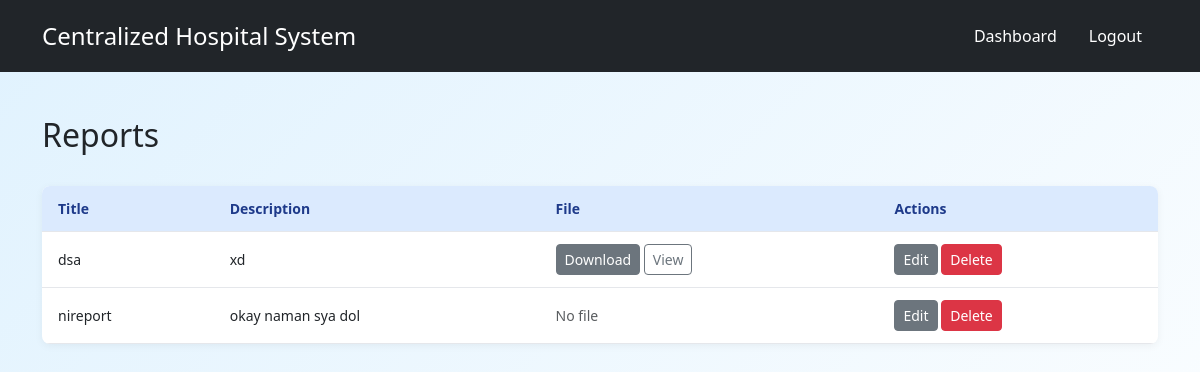
Page /reports/ (signed in) on the earlier database version.
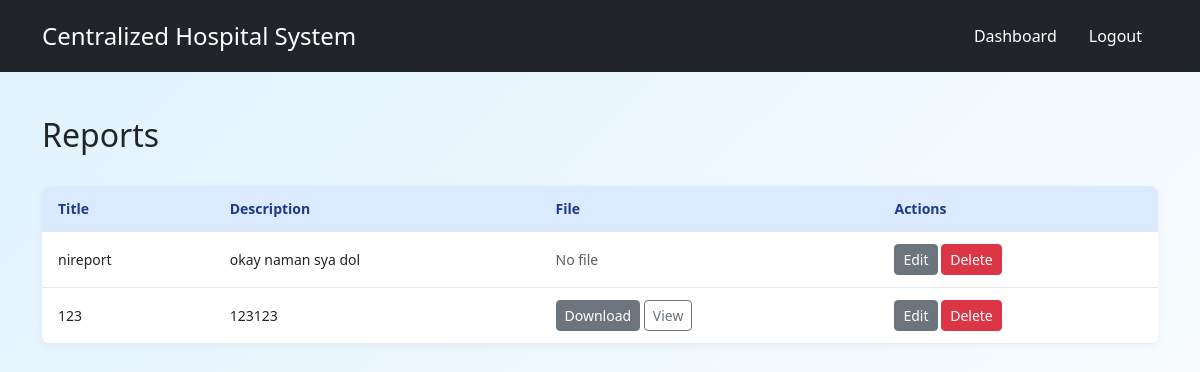
Same page on the later database version.
### reports/models.py (models this page shows, shortened)
class Report(models.Model):
    hospital = models.ForeignKey(Hospital, on_delete=models.CASCADE, null=True, blank=True)
    title = models.CharField(max_length=255)
    generated_by = models.ForeignKey(CustomUser, on_delete=models.SET_NULL, null=True)
    created_at = models.DateTimeField(auto_now_add=True)
    file = models.FileField(upload_to='reports/', blank=True, null=True)
    description = models.TextField(null=True, blank=True)

### reports/views.py (the view)
# urls.py: path('', views.report_list, name='report_list'),
@login_required
def report_list(request):
    hospital = None
    if request.user.role == 'Staff':
        hospital = request.user.hospital
        reports = Report.objects.filter(hospital=hospital)
    elif request.user.role == 'Admin':
        hospital_id = request.GET.get('hospital_id')
        if hospital_id:
            hospital = get_object_or_404(Hospital, id=hospital_id)
            reports = Report.objects.filter(hospital=hospital)
        else:
            reports = Report.objects.all()
    else:
        reports = Report.objects.all()
    return render(request, 'reports/report_list.html', {
        'reports': reports,
        'hospital': hospital
    })

### reports/templates/reports/report_list.html (shortened to what this page needs)
{% extends "base.html" %}
{% block content %}
<div class="d-flex justify-content-between align-items-center mb-4">
  <h2>
    Reports
  </h2>
</div>
{% if reports %}
  <table class="styled-table">
    <thead>
      <tr>
        <th>Title</th>
        <th>Description</th>
        <th>File</th>
        {% if user.role == "Admin" or user.role == "Staff" %}
          <th>Actions</th>
        {% endif %}
      </tr>
    </thead>
    <tbody>
      {% for report in reports %}
        <tr>
          <td>{{ report.title }}</td>
          <td>{{ report.description|truncatewords:15 }}</td>
          <td>
            {% if report.file %}
              <a href="{{ report.file.url }}" class="btn btn-secondary btn-sm">Download</a>
              <a href="{{ report.file.url }}" target="_blank" class="btn btn-outline-secondary btn-sm">View</a>
            {% else %}
              <span class="text-muted">No file</span>
            {% endif %}
          </td>
          {% if user.role == "Admin" or user.role == "Staff" %}
            <td class="table-actions">
              {% if user.role == "Admin" and hospital %}
                <a href="{% url 'reports:report_update' report.pk %}?hospital_id={{ hospital.id }}" class="btn btn-secondary btn-sm">Edit</a>
                <a href="{% url 'reports:report_delete' report.pk %}?hospital_id={{ hospital.id }}" class="btn btn-danger btn-sm">Delete</a>
              {% else %}
                <a href="{% url 'reports:report_update' report.pk %}" class="btn btn-secondary btn-sm">Edit</a>
                <a href="{% url 'reports:report_delete' report.pk %}" class="btn btn-danger btn-sm">Delete</a>
              {% endif %}
            </td>
          {% endif %}
        </tr>
      {% endfor %}
    </tbody>
  </table>
{% else %}
  <p class="no-data">
    No reports found{% if hospital %} for {{ hospital.name }}{% endif %}.
  </p>
{% endif %}
{% endblock %}

### templates/base.html (shortened to what this page needs)
{% load static %}
<!DOCTYPE html>
<html lang="en">
<head>
    <link rel="stylesheet" href="https://cdnjs.cloudflare.com/ajax/libs/font-awesome/6.5.0/css/all.min.css">
    <link rel="stylesheet" href="{% static 'css/styles.css' %}">
    <link href="https://cdn.jsdelivr.net/npm/bootstrap@5.3.2/dist/css/bootstrap.min.css" rel="stylesheet">
</head>
<body>
<header class="bg-dark text-white p-3 mb-4">
    <div class="container d-flex justify-content-between align-items-center">
        <h1 class="h4 mb-0">Centralized Hospital System</h1>
        <nav>
            <ul class="nav">
                {% if user.is_authenticated %}
                    {% if user.role == "Admin" %}
                        <li class="nav-item"><a href="{% url 'accounts:admin_dashboard' %}" class="nav-link text-white">Dashboard</a></li>
                    {% elif user.role == "Staff" %}
                        <li class="nav-item"><a href="{% url 'accounts:staff_dashboard' %}" class="nav-link text-white">Dashboard</a></li>
                    {% elif user.role == "Patient" %}
                        <li class="nav-item"><a href="{% url 'accounts:patient_dashboard' %}" class="nav-link text-white">Dashboard</a></li>
                    {% endif %}
                    <li class="nav-item"><a href="{% url 'accounts:logout' %}" class="nav-link text-white">Logout</a></li>
                {% else %}
                    <li class="nav-item"><a href="{% url 'accounts:login' %}" class="nav-link text-white">Login</a></li>
                    <li class="nav-item"><a href="{% url 'accounts:register_patient' %}" class="nav-link text-white">Register</a></li>
                {% endif %}
            </ul>
        </nav>
    </div>
</header>
<main class="container">
    {% block content %}{% endblock %}
</main>
</body>
</html>

### static_my_project/css/styles.css (style rules this page uses)
body { font-family: Arial, sans-serif; background-color: #e6f0fa; margin: 0; padding: 0; color: #111827; }
main { padding: 20px; }
h1, h2, h3, h4 { margin: 0 0 15px; font-weight: 600; }
.text-muted { color: #4b5563; }
.btn { display: inline-block; padding: 8px 14px; font-size: 14px; border-radius: 6px; text-decoration: none; transition: 0.2s; cursor: pointer; border: none; }
.btn-sm { padding: 5px 10px; font-size: 13px; }
.btn-secondary { background: #6b7280; color: #fff; }
.btn-danger { background: #ef4444; color: #fff; }
.styled-table { width: 100%; border-collapse: collapse; background: #fff; border-radius: 8px; overflow: hidden; margin-bottom: 20px; box-shadow: 0 2px 8px rgba(0,0,0,0.05); }
.styled-table th, .styled-table td { padding: 12px 16px; border-bottom: 1px solid #e5e7eb; text-align: left; font-size: 14px; }
.styled-table th { background: #dbeafe; font-weight: 600; color: #1e3a8a; }
body::before { content: ""; position: fixed; top: 0; left: 0; width: 100%; height: 100%; background: linear-gradient(135deg, #e0f2fe 0%, #ffffff 100%); z-index: -1; }

Differences in the rows shown:
removed Report: title "dsa", description "xd"
added Report: title "123", description "123123"
